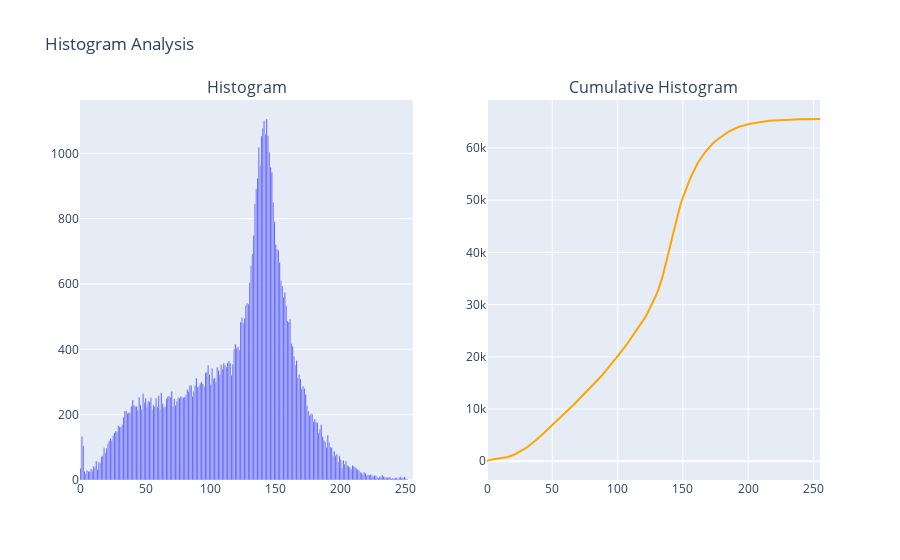

This figure's notebook cell:
### Code cell
import numpy as np
import plotly.graph_objects as go
from plotly.subplots import make_subplots
import matplotlib.pyplot as plt
from skimage import io, color

img = io.imread(r"C:\Users\Arfan Shah\potato_data\multi\Train\Potato___healthy\00fc2ee5-729f-4757-8aeb-65c3355874f2___RS_HL 1864_90deg.JPG")

def rgb_to_gray(img):
    # Luminance formula: Y = 0.2126 R + 0.7152 G + 0.0722 B
    gray_image = np.dot(img[..., :3], [0.2126, 0.7152, 0.0722])
    return gray_image

img = rgb_to_gray(img)

# Calculate histogram
hist, bins = np.histogram(img.flatten(), bins=256, range=[0,256])

# Plot image using matplotlib
plt.imshow(img, cmap='gray')
plt.title('Original Image')
plt.show()

# Create histogram plot using Plotly
fig = make_subplots(rows=1, cols=2, subplot_titles=('Histogram', 'Cumulative Histogram'))

# Plot histogram
hist_trace = go.Bar(x=bins[:-1], y=hist, marker=dict(color='blue'))
fig.add_trace(hist_trace, row=1, col=1)

# Plot cumulative histogram
cumulative_hist = np.cumsum(hist)
cumulative_hist_trace = go.Scatter(x=bins[:-1], y=cumulative_hist, mode='lines', marker=dict(color='orange'))
fig.add_trace(cumulative_hist_trace, row=1, col=2)

# Update layout
fig.update_layout(title_text='Histogram Analysis', showlegend=False)

# Show interactive plot
fig.show()

### Figure 1 — Plotly figure (JSON) as saved in the notebook; plotly's stock layout.template omitted (floating-point values rounded to 4 significant figures; data arrays with more than 128 entries replaced by an {"elided": "..."} marker saying what was removed)
{"data": [{"marker": {"color": "blue"}, "type": "bar", "x": {"elided": "256 int values"}, "xaxis": "x", "y": {"elided": "256 int values"}, "yaxis": "y"}, {"marker": {"color": "orange"}, "mode": "lines", "type": "scatter", "x": {"elided": "256 int values"}, "xaxis": "x2", "y": {"elided": "256 int values"}, "yaxis": "y2"}], "layout": {"annotations": [{"font": {"size": 16}, "showarrow": false, "text": "Histogram", "x": 0.225, "xanchor": "center", "xref": "paper", "y": 1, "yanchor": "bottom", "yref": "paper"}, {"font": {"size": 16}, "showarrow": false, "text": "Cumulative Histogram", "x": 0.775, "xanchor": "center", "xref": "paper", "y": 1, "yanchor": "bottom", "yref": "paper"}], "autosize": true, "showlegend": false, "title": {"text": "Histogram Analysis"}, "xaxis": {"anchor": "y", "autorange": true, "domain": [0, 0.45], "range": [-0.5, 255.5], "type": "linear"}, "xaxis2": {"anchor": "y2", "autorange": true, "domain": [0.55, 1], "range": [0, 255], "type": "linear"}, "yaxis": {"anchor": "x", "autorange": true, "domain": [0, 1], "range": [0, 1163.0], "type": "linear"}, "yaxis2": {"anchor": "x2", "autorange": true, "domain": [0, 1], "range": [-3603.0, 69170.0], "type": "linear"}}}
